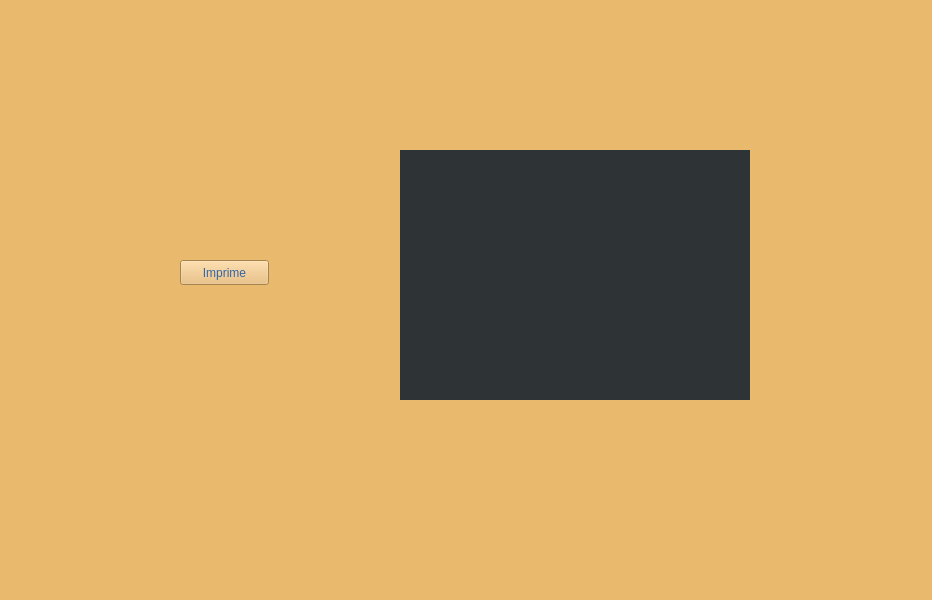
<?xml version="1.0" encoding="UTF-8"?>
<ui version="4.0">
 <class>MainWindow</class>
 <widget class="QMainWindow" name="MainWindow">
  <property name="geometry">
   <rect>
    <x>0</x>
    <y>0</y>
    <width>932</width>
    <height>600</height>
   </rect>
  </property>
  <property name="windowTitle">
   <string>MainWindow</string>
  </property>
  <property name="styleSheet">
   <string notr="true">color: rgb(52, 101, 164);
background-color: rgb(233, 185, 110);</string>
  </property>
  <widget class="QWidget" name="centralwidget">
   <widget class="QPushButton" name="pushButton_2">
    <property name="geometry">
     <rect>
      <x>180</x>
      <y>260</y>
      <width>89</width>
      <height>25</height>
     </rect>
    </property>
    <property name="styleSheet">
     <string notr="true">font: 700 italic 11pt &quot;Yrsa&quot;;</string>
    </property>
    <property name="text">
     <string>Imprime</string>
    </property>
   </widget>
   <widget class="Myframe" name="frame">
    <property name="enabled">
     <bool>true</bool>
    </property>
    <property name="geometry">
     <rect>
      <x>400</x>
      <y>150</y>
      <width>350</width>
      <height>250</height>
     </rect>
    </property>
    <property name="tabletTracking">
     <bool>false</bool>
    </property>
    <property name="styleSheet">
     <string notr="true">color: rgb(92, 53, 102);
background-color: rgb(46, 52, 54);
border:none;</string>
    </property>
    <property name="frameShape">
     <enum>QFrame::StyledPanel</enum>
    </property>
    <property name="frameShadow">
     <enum>QFrame::Plain</enum>
    </property>
   </widget>
  </widget>
  <widget class="QMenuBar" name="menubar">
   <property name="geometry">
    <rect>
     <x>0</x>
     <y>0</y>
     <width>932</width>
     <height>22</height>
    </rect>
   </property>
  </widget>
  <widget class="QStatusBar" name="statusbar"/>
  <action name="actiontrash_can">
   <property name="text">
    <string>Limpar Tela</string>
   </property>
  </action>
  <action name="actionpen_menu">
   <property name="text">
    <string>pen menu</string>
   </property>
  </action>
 </widget>
 <customwidgets>
  <customwidget>
   <class>Myframe</class>
   <extends>QFrame</extends>
   <header>myframe.h</header>
   <container>1</container>
   <slots>
    <slot>DrawRect()</slot>
    <slot>DrawPoint()</slot>
    <slot>DrawLine()</slot>
    <slot>ClearForms()</slot>
    <slot>DrawAll()</slot>
   </slots>
  </customwidget>
 </customwidgets>
 <resources/>
 <connections>
  <connection>
   <sender>pushButton_2</sender>
   <signal>clicked()</signal>
   <receiver>frame</receiver>
   <slot>DrawAll()</slot>
   <hints>
    <hint type="sourcelabel">
     <x>234</x>
     <y>297</y>
    </hint>
    <hint type="destinationlabel">
     <x>540</x>
     <y>239</y>
    </hint>
   </hints>
  </connection>
 </connections>
</ui>
